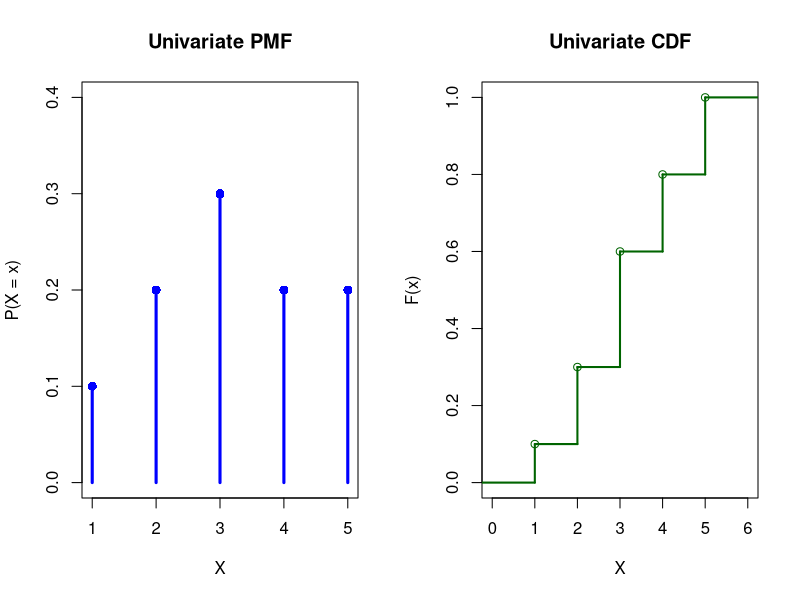
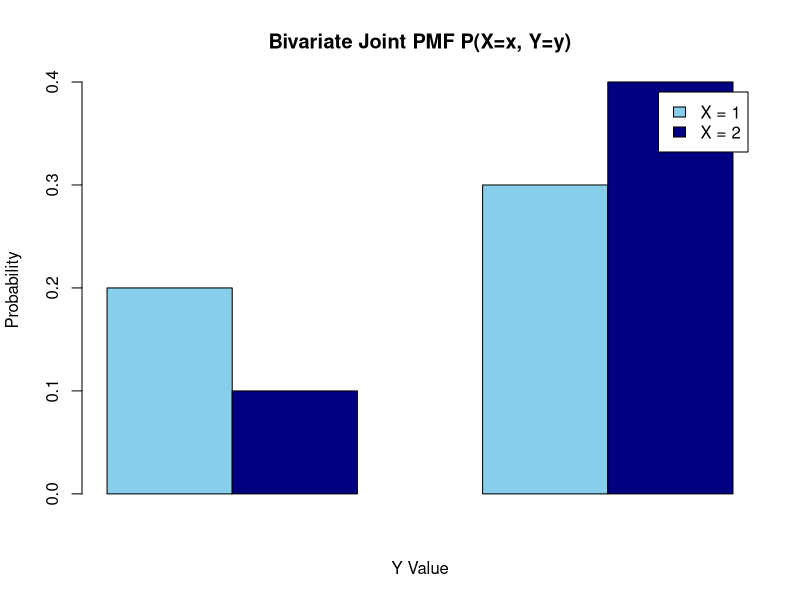
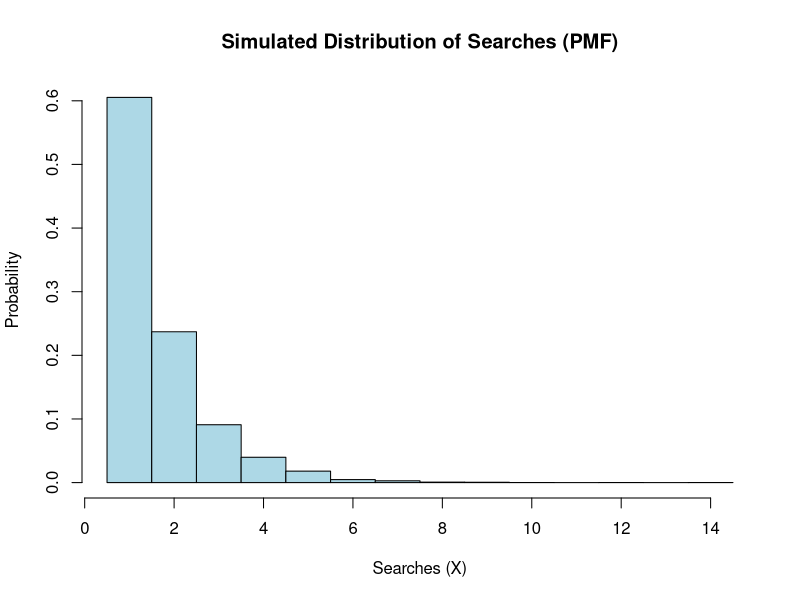

These figures' R source, in order:
## ---- chunk 1
knitr::opts_chunk$set(echo = TRUE)
## ---- chunk 2
# Helper function for input prompt with fallback default for knit compatibility
get_input <- function(prompt_text, default_val) {
  if (interactive()) {
    ans <- as.numeric(readline(prompt = prompt_text))
    if (is.na(ans)) return(default_val) else return(ans)
  } else {
    return(default_val)
  }
}

# Production proportions (x1, x2, x3)
x1 <- get_input("Enter x1 (0.10 to 0.40): ", 0.30)
x2 <- get_input("Enter x2 (0.10 to 0.40): ", 0.35)
x3 <- get_input("Enter x3 (0.10 to 0.40): ", 0.35)

# Defect rates (y1, y2, y3)
y1 <- get_input("Enter y1 (0.01 to 0.05): ", 0.03)
y2 <- get_input("Enter y2 (0.01 to 0.05): ", 0.04)
y3 <- get_input("Enter y3 (0.01 to 0.05): ", 0.05)

# Input Validation
if (!isTRUE(all.equal(sum(x1, x2, x3), 1))) {
  stop("Error: x1 + x2 + x3 must sum to 1.")
}
if (!isTRUE(all.equal(sum(y1, y2, y3), 0.12))) {
  stop("Error: y1 + y2 + y3 must sum to 0.12.")
}
if (any(c(x1, x2, x3) < 0.10) || any(c(x1, x2, x3) > 0.40)) {
  stop("Error: x1, x2, and x3 must be between 0.10 and 0.40.")
}
if (any(c(y1, y2, y3) < 0.01) || any(c(y1, y2, y3) > 0.05)) {
  stop("Error: y1, y2, and y3 must be between 0.01 and 0.05.")
}

# Total probability of defect using Law of Total Probability
P_defective <- x1 * y1 + x2 * y2 + x3 * y3
cat("Total Probability of a Defective Product P(D):", P_defective, "\n")
## ---- chunk 3
# Probability validation helper
validate_probs <- function(probs) {
  return(all(probs >= 0 & probs <= 1) && isTRUE(all.equal(sum(probs), 1)))
}

# --- Part A: Univariate Discrete Random Variable ---
x_vals <- c(1, 2, 3, 4, 5)
p_x <- c(0.1, 0.2, 0.3, 0.2, 0.2)

if (!validate_probs(p_x)) stop("Invalid univariate probabilities!")

mean_x <- sum(x_vals * p_x)
var_x <- sum(((x_vals - mean_x)^2) * p_x)

cat("Univariate Mean E[X]:", mean_x, "\n")
cat("Univariate Variance Var(X):", var_x, "\n")

# PMF and CDF Plots
par(mfrow = c(1, 2))
plot(x_vals, p_x, type = "h", lwd = 3, col = "blue",
     main = "Univariate PMF", xlab = "X", ylab = "P(X = x)", ylim = c(0, 0.4))
points(x_vals, p_x, pch = 16, col = "blue", cex = 1.2)

cdf_x <- cumsum(p_x)
plot(stepfun(x_vals, c(0, cdf_x)), main = "Univariate CDF",
     xlab = "X", ylab = "F(x)", col = "darkgreen", lwd = 2)

# --- Part B: Bivariate Discrete Random Variable ---
x_grid <- c(1, 2)
y_grid <- c(1, 2)

# Joint probability matrix (X in rows, Y in columns)
joint_matrix <- matrix(c(0.2, 0.3, 
                         0.1, 0.4), nrow = 2, byrow = TRUE)

if (!validate_probs(as.vector(joint_matrix))) stop("Invalid bivariate probabilities!")

# Marginal Distributions
p_x_marg <- rowSums(joint_matrix)
p_y_marg <- colSums(joint_matrix)

# Bivariate Means and Variances
mean_bx <- sum(x_grid * p_x_marg)
var_bx <- sum(((x_grid - mean_bx)^2) * p_x_marg)

mean_by <- sum(y_grid * p_y_marg)
var_by <- sum(((y_grid - mean_by)^2) * p_y_marg)

# Conditional Probability Distributions
cond_y_given_x <- sweep(joint_matrix, 1, p_x_marg, "/")
cond_x_given_y <- sweep(joint_matrix, 2, p_y_marg, "/")

cat("\nMarginal P(X):", p_x_marg, "\n")
cat("Marginal P(Y):", p_y_marg, "\n")
cat("Mean X:", mean_bx, "| Variance X:", var_bx, "\n")
cat("Mean Y:", mean_by, "| Variance Y:", var_by, "\n")

cat("\nConditional P(Y | X):\n")
print(cond_y_given_x)

# 3D Joint PMF Plot
par(mfrow = c(1, 1))
joint_cdf <- apply(joint_matrix, 1, cumsum)
joint_cdf <- t(apply(joint_cdf, 1, cumsum))

barplot(joint_matrix, beside = TRUE, col = c("skyblue", "navy"),
        legend.text = c("X = 1", "X = 2"),
        main = "Bivariate Joint PMF P(X=x, Y=y)", xlab = "Y Value", ylab = "Probability")
## ---- chunk 4
set.seed(42) # Ensure reproducible simulation results
n_trials <- 10000
p <- 0.60 # Probability site contains key phrase

# Generate Geometric simulation (number of trials until first success)
# rgeom yields number of failures before success, so add 1 for total searches
searches <- rgeom(n_trials, prob = p) + 1

# Complete Set Metrics
sim_mean <- mean(searches)
sim_var <- var(searches)

cat("Simulated Mean (Complete Set):", sim_mean, "\n")
cat("Simulated Variance (Complete Set):", sim_var, "\n")
cat("Theoretical Mean (1/p):", 1/p, "\n")
cat("Theoretical Variance ((1-p)/p^2):", (1-p)/(p^2), "\n")

# Plot Simulated PMF
hist(searches, probability = TRUE, breaks = seq(0.5, max(searches) + 0.5, by = 1),
     col = "lightblue", main = "Simulated Distribution of Searches (PMF)",
     xlab = "Searches (X)", ylab = "Probability")

# --- Conditional Distribution Given 3 Initial Failures (X > 3) ---
conditional_searches <- searches[searches > 3] - 3

cond_mean <- mean(conditional_searches)
cond_var <- var(conditional_searches)

cat("\n--- Conditional Distribution (Given X > 3) ---", "\n")
cat("Conditional Mean (Remaining Searches):", cond_mean, "\n")
cat("Conditional Variance (Remaining Searches):", cond_var, "\n")

# --- Testing the Markov Memoryless Property ---
p_x4_given_x3 <- sum(searches == 4) / sum(searches > 3)
p_x1 <- sum(searches == 1) / n_trials

p_x5_given_x3 <- sum(searches == 5) / sum(searches > 3)
p_x2 <- sum(searches == 2) / n_trials

cat("\n--- Markov Memoryless Property Verification ---", "\n")
cat("(a) P(X = 4 | X > 3):", p_x4_given_x3, "| P(X = 1):", p_x1, "\n")
cat("(b) P(X = 5 | X > 3):", p_x5_given_x3, "| P(X = 2):", p_x2, "\n")
